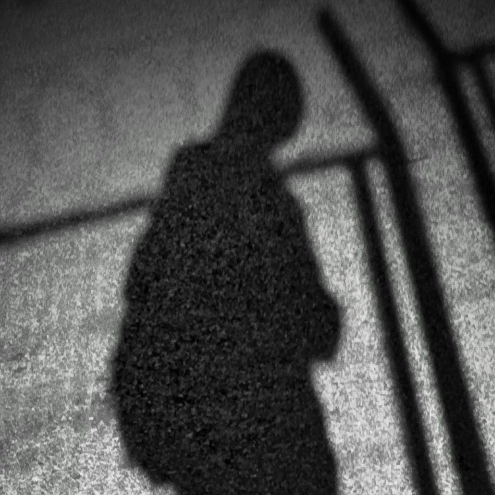
#> input picture assets/ss.jpg, 990 x 990 px (shown at 1/2 size)
$ python render_image.py ../assets/ss.jpg
#> lines starting #> are read from the running program, lines starting #| are printed output that depends on the picture
#!/usr/bin/env python3
"""
render_image.py

Fast renderer: image -> terminal using double full-blocks "██" as pixels.
Designed to be run in a dedicated terminal window (kitty recommended).

Usage:
    python3 render_image.py <image_path> [--width N] [--height N] [--no-color] [--hold]

Options:
    --width / -w     : target pixel width (one "pixel" maps to "██" two chars). Default = term_cols//2
    --height / -H    : target pixel height (in pixels). Default = auto by aspect ratio.
    --no-color       : render black/white blocks only (faster).
    --no-quantize    : don't quantize to 256 palette (slower, more escapes).
    --hold / -k      : after drawing, wait for user to press Enter before exit (no prompt).
"""

from __future__ import annotations
import sys
import os
import shutil
import argparse
from typing import Tuple, Optional, List
from PIL import Image, ImageOps

ESC = "\x1b["
CLEAR_SCREEN = ESC + "2J"
MOVE_CURSOR = lambda r, c: f"{ESC}{r};{c}H"
HIDE_CURSOR = ESC + "?25l"
SHOW_CURSOR = ESC + "?25h"
RESET = ESC + "0m"

def term_size() -> Tuple[int,int]:
    cols, rows = shutil.get_terminal_size((80, 24))
    return cols, rows

def load_image(path: str) -> Image.Image:
    if not os.path.exists(path):
        raise FileNotFoundError(f"Image not found: {path}")
    img = Image.open(path)
    return img.convert("RGB")

def set_fg(r:int,g:int,b:int) -> str:
    return f"{ESC}38;2;{r};{g};{b}m"

def quantize_palette(img, colors=256):
    p = img.convert("P", palette=Image.ADAPTIVE, colors=colors)
    pal = p.getpalette() or []
    if len(pal) < 768:
        pal = pal + [0] * (768 - len(pal))
    palette = [tuple(pal[i:i+3]) for i in range(0, 768, 3)]
    return p, palette

def build_row_from_p(p_img, palette: List[Tuple[int,int,int]], y: int, no_color: bool) -> str:
    w, h = p_img.size
    data = list(p_img.getdata())
    start = y * w
    row = data[start:start+w]
    parts: List[str] = []
    x = 0
    while x < w:
        idx = row[x]
        r,g,b = palette[idx]
        run = 1
        x2 = x + 1
        while x2 < w and row[x2] == idx:
            run += 1
            x2 += 1
        if no_color:
            lum = (r*299 + g*587 + b*114) // 1000
            if lum < 128:
                parts.append("██" * run)
            else:
                parts.append("  " * run)
        else:
            parts.append(set_fg(r,g,b))
            parts.append("██" * run)
            parts.append(RESET)
        x = x2
    return "".join(parts)

def build_row_from_rgb(pixels, w:int, y:int, no_color: bool) -> str:
    parts: List[str] = []
    x = 0
    while x < w:
        r,g,b = pixels[x,y]
        run = 1
        x2 = x + 1
        while x2 < w:
            nr,ng,nb = pixels[x2,y]
            if nr==r and ng==g and nb==b:
                run += 1
                x2 += 1
            else:
                break
        if no_color:
            lum = (r*299 + g*587 + b*114) // 1000
            if lum < 128:
                parts.append("██" * run)
            else:
                parts.append("  " * run)
        else:
            parts.append(set_fg(r,g,b))
            parts.append("██" * run)
            parts.append(RESET)
        x = x2
    return "".join(parts)

def compute_target(img_w:int, img_h:int, target_w_opt:Optional[int], target_h_opt:Optional[int]) -> Tuple[int,int]:
    cols, rows = term_size()
    max_px_w = max(1, cols // 2)   # one "pixel" uses 2 chars
    max_px_h = max(1, rows)
    if target_w_opt is None and target_h_opt is None:
        target_w = min(max_px_w,  min(64, img_w))  # default sensible
        # preserve aspect
        ratio = min(1.0, target_w / img_w)
        target_h = max(1, int(img_h * ratio))
        target_h = min(target_h, max_px_h)
        return target_w, target_h
    if target_w_opt is None:
        h = min(target_h_opt, max_px_h)
        w = max(1, int(img_w * (h / img_h)))
        w = min(w, max_px_w)
        return w, h
    if target_h_opt is None:
        w = min(target_w_opt, max_px_w)
        h = max(1, int(img_h * (w / img_w)))
        h = min(h, max_px_h)
        return w, h
    return min(target_w_opt, max_px_w), min(target_h_opt, max_px_h)

def center_coords_for_box(box_w_pixels:int, box_h_pixels:int) -> Tuple[int,int]:
    cols, rows = term_size()
    used_cols = box_w_pixels * 2
    left = max(1, (cols - used_cols) // 2 + 1)
    top = max(1, (rows - box_h_pixels) // 2 + 1)
    return top, left

def render(image_path: str, target_w:Optional[int], target_h:Optional[int], no_color:bool=False, no_quantize:bool=False, hold:bool=False):
    img = load_image(image_path)
    iw, ih = img.size
    tw, th = compute_target(iw, ih, target_w, target_h)
    # resize
    resized = ImageOps.fit(img, (tw, th), method=Image.NEAREST)

    # choose quantize or direct
    use_quant = (not no_quantize) and (not no_color)
    if use_quant:
        p_img, palette = quantize_palette(resized, colors=256)
    else:
        p_img = None
        palette = None
        pix = resized.load()

    # prepare terminal
    out = sys.stdout
    write = out.write
    write(CLEAR_SCREEN)
    write(HIDE_CURSOR)
    out.flush()

    # center coordinates (top,left)
    top, left = center_coords_for_box(tw, th)

    try:
        for y in range(th):
            # move cursor
            write(MOVE_CURSOR(top + y, left))
            if use_quant:
                line = build_row_from_p(p_img, palette, y, no_color)
            else:
                line = build_row_from_rgb(pix, tw, y, no_color)
            write(line)
            write(RESET)
            out.flush()
    except BrokenPipeError:
        # terminal closed; exit quietly
        try:
            sys.exit(0)
        except SystemExit:
            os._exit(0)
    finally:
        # leave cursor visible, reset attributes
        write(MOVE_CURSOR(top + th + 1, 1))
        write(RESET)
        write(SHOW_CURSOR)
        out.flush()

    if hold:
        # wait for Enter (no prompt)
        try:
            _ = input()
        except Exception:
            pass

def main():
    p = argparse.ArgumentParser()
    p.add_argument("image", help="path to image")
    p.add_argument("--width", "-w", type=int, default=None, help="target pixel width (each pixel -> '██')")
    p.add_argument("--height", "-H", type=int, default=None, help="target pixel height")
    p.add_argument("--no-color", action="store_true", help="black/white only")
    p.add_argument("--no-quantize", action="store_true", help="disable palette quantize")
    p.add_argument("--hold", "-k", action="store_true", help="wait for Enter before exit")
    args = p.parse_args()

    try:
        render(args.image, args.width, args.height, no_color=args.no_color, no_quantize=args.no_quantize, hold=args.hold)
#> in load_image, img is the input picture: PIL image 990x990 RGB; mean R, G, B 78.9, 79.3, 78.6
#> in render, `resized = ImageOps.fit(img, (tw, th), method=Image.NEAREST)`:
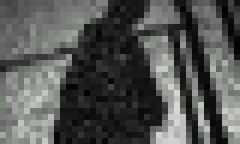
#> resized: PIL image 40x24 RGB (shown 6 times larger); mean R, G, B 83.2, 83.8, 82.8
#> in quantize_palette, `pal = p.getpalette() or []`: pal = 768 values, max 216 at index 1, min 0 at index 765, mean 110.6
#> in quantize_palette, `palette = [tuple(pal[i:i+3]) for i in range(0, 768, 3)]`: palette = 256 items, first 6: (215, 216, 214), (213, 215, 214), (213, 213, 211), (210, 210, 210), (208, 208, 206), (206, 206, 206)
#> the loop in render, `for y in range(th):` made 24 passes
#> (printed output is left out)
    except Exception as e:
        sys.stderr.write("ERROR: " + str(e) + "\n")
        sys.exit(1)

if __name__ == "__main__":
    main()
